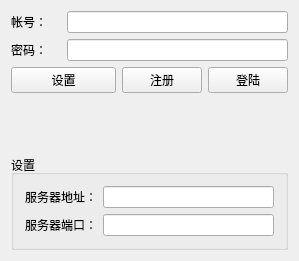
<?xml version="1.0" encoding="UTF-8"?>
<ui version="4.0">
 <class>LoginWindow</class>
 <widget class="QWidget" name="LoginWindow">
  <property name="geometry">
   <rect>
    <x>0</x>
    <y>0</y>
    <width>299</width>
    <height>261</height>
   </rect>
  </property>
  <property name="windowTitle">
   <string>LoginWindow</string>
  </property>
  <layout class="QGridLayout" name="gridLayout_3">
   <item row="0" column="0">
    <layout class="QGridLayout" name="gridLayout_2">
     <item row="0" column="0">
      <widget class="QLabel" name="accountLabel">
       <property name="text">
        <string>帐号：</string>
       </property>
      </widget>
     </item>
     <item row="0" column="1" colspan="3">
      <widget class="QLineEdit" name="accountLineEdit"/>
     </item>
     <item row="1" column="0">
      <widget class="QLabel" name="passwordLabel">
       <property name="text">
        <string>密码：</string>
       </property>
      </widget>
     </item>
     <item row="1" column="1" colspan="3">
      <widget class="QLineEdit" name="passwordLineEdit"/>
     </item>
     <item row="2" column="0" colspan="2">
      <widget class="QPushButton" name="settingButton">
       <property name="text">
        <string>设置</string>
       </property>
      </widget>
     </item>
     <item row="2" column="3">
      <widget class="QPushButton" name="loginPushButton">
       <property name="text">
        <string>登陆</string>
       </property>
      </widget>
     </item>
     <item row="2" column="2">
      <widget class="QPushButton" name="registerPushButton">
       <property name="text">
        <string>注册</string>
       </property>
      </widget>
     </item>
     <item row="3" column="0">
      <layout class="QFormLayout" name="formLayout"/>
     </item>
    </layout>
   </item>
   <item row="1" column="0">
    <spacer name="verticalSpacer">
     <property name="orientation">
      <enum>Qt::Vertical</enum>
     </property>
     <property name="sizeHint" stdset="0">
      <size>
       <width>20</width>
       <height>34</height>
      </size>
     </property>
    </spacer>
   </item>
   <item row="2" column="0">
    <widget class="QGroupBox" name="groupBox">
     <property name="title">
      <string>设置</string>
     </property>
     <layout class="QGridLayout" name="gridLayout">
      <item row="0" column="0">
       <widget class="QLabel" name="ipLabel">
        <property name="text">
         <string>服务器地址：</string>
        </property>
       </widget>
      </item>
      <item row="0" column="1">
       <widget class="QLineEdit" name="ipLineEdit"/>
      </item>
      <item row="1" column="0">
       <widget class="QLabel" name="label">
        <property name="text">
         <string>服务器端口：</string>
        </property>
       </widget>
      </item>
      <item row="1" column="1">
       <widget class="QLineEdit" name="portLineEdit"/>
      </item>
     </layout>
    </widget>
   </item>
  </layout>
 </widget>
 <layoutdefault spacing="6" margin="11"/>
 <resources/>
 <connections>
  <connection>
   <sender>settingButton</sender>
   <signal>toggled(bool)</signal>
   <receiver>groupBox</receiver>
   <slot>setVisible(bool)</slot>
   <hints>
    <hint type="sourcelabel">
     <x>25</x>
     <y>81</y>
    </hint>
    <hint type="destinationlabel">
     <x>64</x>
     <y>170</y>
    </hint>
   </hints>
  </connection>
 </connections>
</ui>
